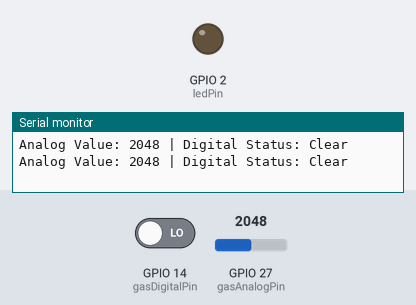
A sketch run on a simulated ESP32. On the bench: output pins drawn as LEDs (lit = HIGH), the last lines printed to the serial monitor. Dashed ring = blinking. The test bench sets the inputs (shaded band); at power-on: GPIO 14 (gasDigitalPin) LOW, GPIO 27 (gasAnalogPin) = 2048.

Above: at 1.8 s.
1.9 s: GPIO 14 (gasDigitalPin) driven HIGH
At 2.4 s:
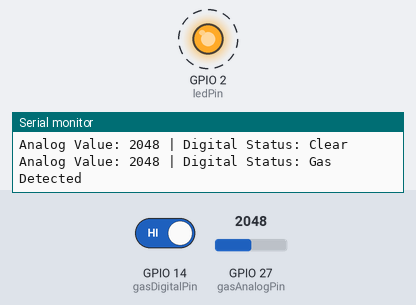
6.0 s: GPIO 14 (gasDigitalPin) driven LOW
At 6.5 s:
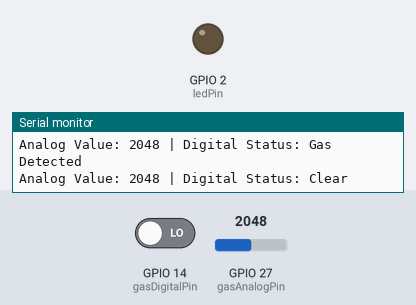
7.5 s: GPIO 27 (gasAnalogPin) set to 104
9.2 s: GPIO 27 (gasAnalogPin) set to 89
At 10.4 s:
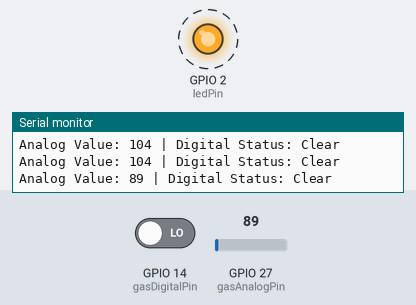
Timing chart, 0 to 14.3 s (numbered marks = the images above; inputs shaded):
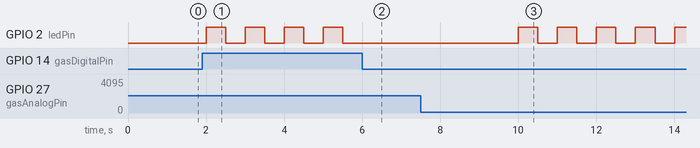

The sketch:

gas_led_blink_analog_digital.ino
```cpp
const int gasAnalogPin = 27;         // Analog pin for gas concentration
const int gasDigitalPin = 14;        // Digital output from sensor
const int ledPin = 2;                // LED pin

const int analogThreshold = 100;    // Custom threshold (you can tune this)

void setup() {
  Serial.begin(115200);
  pinMode(gasDigitalPin, INPUT);
  pinMode(ledPin, OUTPUT);
}

void loop() {
  int analogValue = analogRead(gasAnalogPin);
  int digitalStatus = digitalRead(gasDigitalPin);

  Serial.print("Analog Value: ");
  Serial.print(analogValue);
  Serial.print(" | Digital Status: ");
  Serial.println(digitalStatus == HIGH ? "Gas Detected" : "Clear");

  // Blink LED if gas is detected via digital pin OR analog value is above threshold
  if (digitalStatus == HIGH || analogValue < analogThreshold) {
    digitalWrite(ledPin, HIGH);
    delay(500);
    digitalWrite(ledPin, LOW);
    delay(500);
  } else {
    digitalWrite(ledPin, LOW);  // Turn off LED if no gas
    delay(1000);                // Relaxed check interval
  }
}
```

Measured:
- the behaviour switches between 100 and 99 on GPIO 27 (gasAnalogPin) (found by bisection; images 2 and 3)
- after the input at 1.9 s, GPIO 2 (ledPin): alternates HIGH for 0.50 s and LOW for 0.50 s, starting after 0.10 s
- after the input at 6.0 s, GPIO 2 (ledPin): stays LOW (without the input it goes to HIGH after 0.00 s)
- after the input at 9.2 s, GPIO 2 (ledPin): alternates HIGH for 0.50 s and LOW for 0.50 s, starting after 0.80 s
